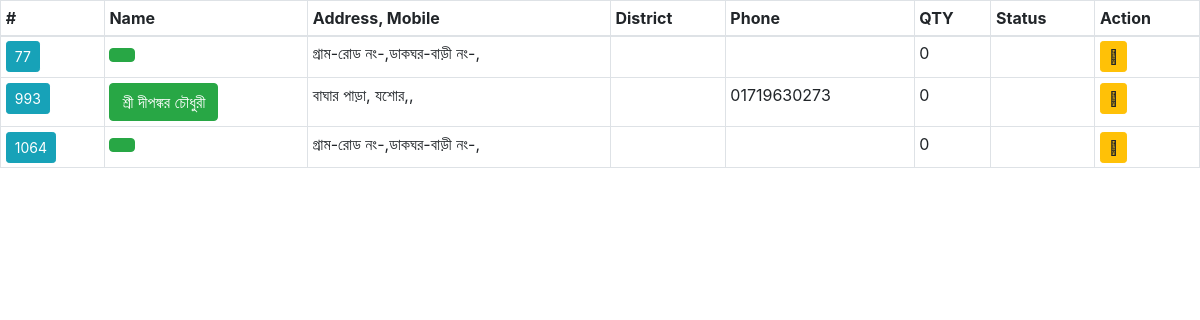
The page /ag_book_search.php on the database its author committed.
### tables this page shows
CREATE TABLE `tblMem` (
  `ID` int(20) NOT NULL,
  `ID_EN` int(20) NOT NULL,
  `Name` varchar(200) NOT NULL,
  `Co` varchar(31) NOT NULL,
  `Des` varchar(47) NOT NULL,
  `Org` varchar(54) NOT NULL,
  `vill` varchar(200) NOT NULL,
  `po` varchar(37) NOT NULL,
  `po_bn` varchar(100) NOT NULL,
  `ps` varchar(28) NOT NULL,
  `rdno` varchar(30) NOT NULL,
  `hsno` varchar(30) NOT NULL,
  `dist` varchar(33) NOT NULL,
  `cont` varchar(30) NOT NULL,
  `phone` varchar(22) NOT NULL,
  `mob` varchar(33) NOT NULL,
  `email` varchar(37) NOT NULL,
  `catid` varchar(2) NOT NULL,
  `refid` varchar(1) NOT NULL,
  `comment` varchar(300) NOT NULL,
  `ag_quantity` int(11) NOT NULL,
  `paymode` varchar(50) NOT NULL,
  `status` varchar(20) NOT NULL,
  `ag_date` varchar(50) NOT NULL,
  `skip` varchar(30) NOT NULL,
  `courier_name` varchar(20) NOT NULL,
  `courier_description` varchar(80) NOT NULL,
  `balance` int(11) NOT NULL,
  `news_rate` double NOT NULL,
  `user` varchar(100) NOT NULL,
  UNIQUE KEY `ID_EN` (`ID_EN`)
);

### function.php (called while the page is built, shortened)
  <?php
   function id_dist($a){
    $servername = "localhost";
    $username = "HKSamacar_local";
    $password = "Jpsk/1866";
    $dbname = "HareKrishnaSamacar";
  $id=intval($a);
 $conn_all = new mysqli($servername, $username, $password, $dbname);
 mysqli_set_charset($conn_all,"utf8");
 $sql_all = "SELECT dist FROM tblMem  where ID_EN=".$id."";
 $result_all = $conn_all->query($sql_all);
 if ($result_all->num_rows > 0) {
    $row = $result_all->fetch_assoc();
 return $row["dist"];
 } else {
 }
   }
   function dist_en_bn($d){
    $servername = "localhost";
    $username = "HKSamacar_local";
    $password = "Jpsk/1866";
    $dbname = "HareKrishnaSamacar";
  $di=intval($d);
 $conn_all = new mysqli($servername, $username, $password, $dbname);
 mysqli_set_charset($conn_all,"utf8");
 $sql_all = "SELECT bn_name FROM districts  where id = '".$di."'";
 $result_all = $conn_all->query($sql_all);
   }
?>

### ag_book_search.php (the view, shortened to what this page needs)
<!DOCTYPE html>
<html>
<head>
 <link rel="stylesheet" type="text/css" href="https://stackpath.bootstrapcdn.com/bootstrap/4.1.0/js/bootstrap.bundle.min.js">
 <link rel="stylesheet" type="text/css" href="https://stackpath.bootstrapcdn.com/bootstrap/4.1.0/js/bootstrap.min.js">
 <link rel="stylesheet" type="text/css" href="https://stackpath.bootstrapcdn.com/bootstrap/4.1.0/css/bootstrap.min.css">
 <link rel="stylesheet" href="https://cdnjs.cloudflare.com/ajax/libs/font-awesome/4.7.0/css/font-awesome.min.css">
 <link rel="stylesheet" href="https://use.fontawesome.com/releases/v5.0.12/css/all.css">
</head>
<body>
<div class="table-responsive">
			<table   class="table table-bordered table-sm table-hover">
			  <thead>
				<tr>
					<th>#</th>
					<th>Name</th>
					<th>Address, Mobile</th>
          <th>District</th>
          <th>Phone</th>
					<th>QTY</th>
					<th>Status</th>
					<th>Action</th>
				</tr>
			  </thead>
		      <tbody>
  <?php
include_once "function.php";
  $search=$_POST['ag_search'];
$servername = "localhost";
$username = "HKSamacar_local";
$password = "Jpsk/1866";
$dbname = "HareKrishnaSamacar";
$conn_all = new mysqli($servername, $username, $password, $dbname);
mysqli_set_charset($conn_all,"utf8");
$sql_all = "SELECT ID_EN,Name,Des,Org,vill,po,ps,dist,mob,phone,email,status,comment,ag_quantity FROM tblMem  where
    (ID_EN  LIKE '%$search%'
 OR Name  LIKE '%$search%'
 OR Des  LIKE '%$search%'
 OR Org  LIKE '%$search%'
 OR vill  LIKE '%$search%'
 OR po  LIKE '%$search%'
 OR ps  LIKE '%$search%'
 OR dist  LIKE '%$search%'
 OR mob  LIKE '%$search%'
 OR phone  LIKE '%$search%'
 OR email  LIKE '%$search%'
 ) AND (ID_EN<10000) and status like '$status'  ";
$result_all = $conn_all->query($sql_all);
if ($result_all->num_rows > 0) {
    while($row = $result_all->fetch_assoc()){
echo '<tr>
<form method ="post" target="iframe_ag_book_individual_summary" action="ag_book_individual_summary.php">
<input type="hidden" name="ag_name" value="'.$row["Name"].'">
<input type="hidden" name="ag_id_en" value="'.$row["ID_EN"].'">
<td>
<button  type="submit" class="btn btn-info btn-sm" >'.$row["ID_EN"].'</button>
</td>
</form>
<td> <form method="post" action="ag_individual_mod_data.php" target="iframe_ag_individual_mod"> <input type="hidden" name="id_en" value="'.$row["ID_EN"].'"><button type ="submit" class="btn btn-success"  data-toggle="modal" data-target="#myModal_agent"  onclick="modFunction(this.value)" >'.$row["Name"].'</button></form></td>
<td>'.$row["vill"].','.$row["po_bn"].''.$row["po"].','.ps_en_bn(id_ps($row["ID_EN"])).'</td>
<td>'.dist_en_bn(id_dist($row["ID_EN"])).'</td>
<td>'.$row["mob"].'</td>
<td>'.$row["ag_quantity"].'</td>
<td>'.$row["status"].'</td>
<td>
<form method ="post" target="ag_book_action_mod" action="ag_book_action_mod_data.php">
<input type="hidden" name="ag_id_en" value="'.$row["ID_EN"].'">
<input type="hidden" name="status" value="'.$row["status"].'">
<input type="hidden" name="ag_quantity" value="'.$row["ag_quantity"].'">
<button  type="submit" data-target="#myModal1" data-toggle="modal" class="btn btn-warning btn-sm" > <i class="fal fa-paper-plane"></i></button>
</form>
</td>
</tr>
';
    }
} else {
    echo "0 results";
}
                    ?>
					</tbody>
			</table>
			</div>
            </body>
            </html>

### ag_book_search.php (style rules this page uses)
body, html, .container-fluid { height: 100%; }

### rows shown on the page
tblmem: ID_EN "77", vill "গ্রাম-রোড নং-", po "ডাকঘর-বাড়ী নং-", ag_quantity "0"
tblmem: ID_EN "993", Name "শ্রী দীপঙ্কর চৌধুরী", vill "বাঘার পাড়া, যশোর", mob "01719630273", ag_quantity "0"
tblmem: ID_EN "1064", vill "গ্রাম-রোড নং-", po "ডাকঘর-বাড়ী নং-", ag_quantity "0"
